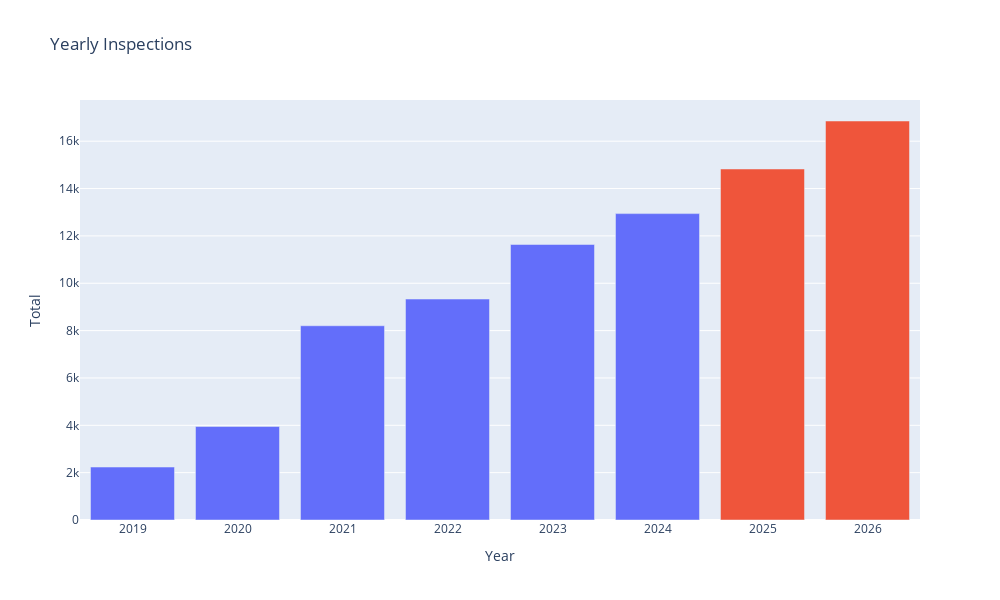

Notebook cell for this chart:
### Code cell
# calculate the total inspections for 2025
total_inspections_2025 = forecast_df['mean'].loc['2025-01-01':'2025-12-01'].sum()
print('Total inspections for 2025:', total_inspections_2025)

# calculate the total inspections for 2026
total_inspections_2026 = forecast_df['mean'].loc['2026-01-01':'2026-12-01'].sum()
print('Total inspections for 2026:', total_inspections_2026)

# bar chart with yearly inspections
yearly_inspections = monthly_performance.resample('YE').sum()
# add total inspections for 2025 and 2026
yearly_inspections.loc['2025'] = total_inspections_2025
yearly_inspections.loc['2026'] = total_inspections_2026

yearly_inspections.index = pd.to_datetime(yearly_inspections.index)
yearly_inspections['year'] = yearly_inspections.index.year

# Define colors
yearly_inspections['year'] = yearly_inspections.index.year
yearly_inspections['colors'] = ['blue' if year < 2025 else '#ffcc80' for year in yearly_inspections.index.year]

# Plotly bar plot
fig = px.bar(
    yearly_inspections,
    x='year',
    y='inspections',
    color='colors',
    title='Yearly Inspections',
    labels={'inspections': 'Total', 'year': 'Year'},  # Tooltip label customization
    hover_data={'year': True, 'inspections': True, 'colors': False}  # Hide 'colors' in tooltip
)

# Customize layout
fig.update_layout(
    xaxis=dict(tickangle=0),
    yaxis_title='Total',
    xaxis_title='Year',
    showlegend=False,
    height=600,
    width=1000
)

fig.show()
fig.write_html('yearly_inspections.html')

### Figure 1 — Plotly figure (JSON) as saved in the notebook; plotly's stock layout.template omitted (floating-point values rounded to 4 significant figures)
{"data": [{"alignmentgroup": "True", "customdata": [["blue"], ["blue"], ["blue"], ["blue"], ["blue"], ["blue"]], "hovertemplate": "Year=%{x}<br>Total=%{y}<extra></extra>", "legendgroup": "blue", "marker": {"color": "#636efa", "pattern": {"shape": ""}}, "name": "blue", "offsetgroup": "blue", "orientation": "v", "showlegend": true, "textposition": "auto", "type": "bar", "x": [2019, 2020, 2021, 2022, 2023, 2024], "xaxis": "x", "y": [2237, 3948, 8205, 9333, 11637, 12941], "yaxis": "y"}, {"alignmentgroup": "True", "customdata": [["#ffcc80"], ["#ffcc80"]], "hovertemplate": "Year=%{x}<br>Total=%{y}<extra></extra>", "legendgroup": "#ffcc80", "marker": {"color": "#EF553B", "pattern": {"shape": ""}}, "name": "#ffcc80", "offsetgroup": "#ffcc80", "orientation": "v", "showlegend": true, "textposition": "auto", "type": "bar", "x": [2025, 2026], "xaxis": "x", "y": [14830.0, 16850.0], "yaxis": "y"}], "layout": {"barmode": "relative", "height": 600, "legend": {"title": {"text": "colors"}, "tracegroupgap": 0}, "showlegend": false, "title": {"text": "Yearly Inspections"}, "width": 1000, "xaxis": {"anchor": "y", "domain": [0, 1], "tickangle": 0, "title": {"text": "Year"}}, "yaxis": {"anchor": "x", "domain": [0, 1], "title": {"text": "Total"}}}}
